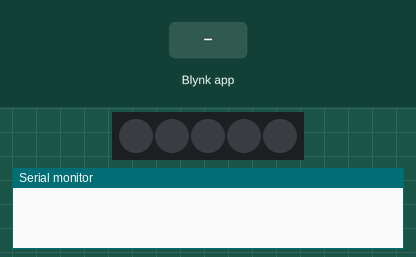
A sketch run on a simulated ESP8266 (NodeMCU). On the bench: 5 RGB LEDs in strip order, left to right, the last lines printed to the serial monitor. The inputs (shaded band) are chosen by the test bench. Dim RGB values are drawn brighter than linear; WiFi joins after 1.5 s; servers stay silent unless stated.

Above: at 3.0 s.
3.1 s: Blynk app writes 1 to V1
At 4.3 s:
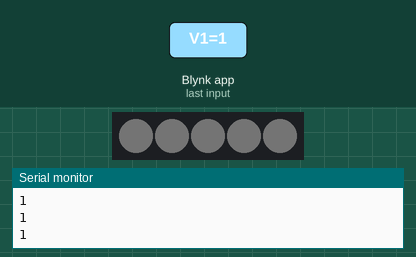
4.6 s: Blynk app writes 1 to V3
At 6.0 s:
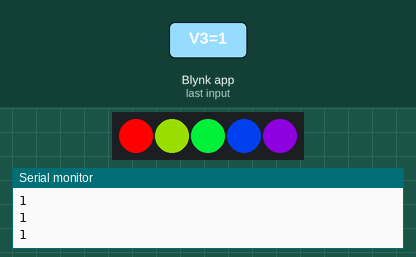
6.3 s: Blynk app writes 1 to V2
At 6.8 s:
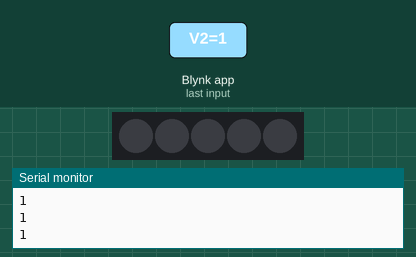
7.8 s: Blynk app writes 0 to V3
At 8.6 s:
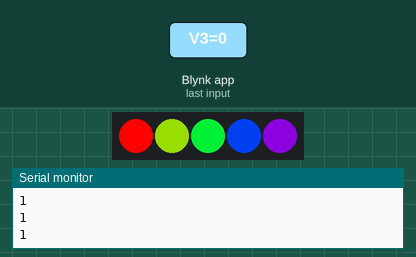
Timing chart, 0 to 10.5 s (numbered marks = the images above; inputs shaded):
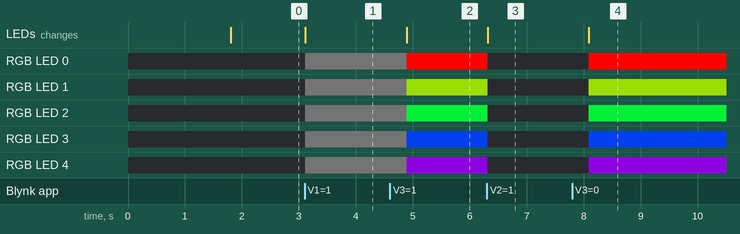

Measured:
- after the input at 3.1 s, RGB LED 0–4: off → RGB(1, 1, 1) at once; the LEDs: change at once (image 1)
- after the input at 4.6 s, RGB LED 0: RGB(1, 1, 1) → RGB(255, 0, 0) after 0.29 s; RGB LED 1: RGB(1, 1, 1) → RGB(105, 150, 0) after 0.29 s; RGB LED 2: RGB(1, 1, 1) → RGB(0, 207, 48) after 0.29 s; RGB LED 3: RGB(1, 1, 1) → RGB(0, 54, 201) after 0.29 s; RGB LED 4: RGB(1, 1, 1) → RGB(99, 0, 156) after 0.29 s; the LEDs: change after 0.29 s (image 2)
- after the input at 6.3 s, RGB LED 0: RGB(255, 0, 0) → off at once; RGB LED 1: RGB(105, 150, 0) → off at once; RGB LED 2: RGB(0, 207, 48) → off at once; RGB LED 3: RGB(0, 54, 201) → off at once; RGB LED 4: RGB(99, 0, 156) → off at once; the LEDs: change at once (image 3)
- after the input at 7.8 s, RGB LED 0: off → RGB(255, 0, 0) after 0.29 s; RGB LED 1: off → RGB(105, 150, 0) after 0.29 s; RGB LED 2: off → RGB(0, 207, 48) after 0.29 s; RGB LED 3: off → RGB(0, 54, 201) after 0.29 s; RGB LED 4: off → RGB(99, 0, 156) after 0.29 s; the LEDs: change after 0.29 s (image 4)

The sketch:

BlynkNeopixel.ino
```cpp
#include <Adafruit_NeoPixel.h>
#include <SPI.h>
#include <BlynkSimpleEsp8266.h>
#include <ESP8266WiFi.h>
#define PIN 4
#define NUMPIXELS 5
#define BLYNK_PRINT Serial
Adafruit_NeoPixel pixels = Adafruit_NeoPixel(NUMPIXELS, PIN, NEO_GRB + NEO_KHZ800);
bool breaks = false;

void setup()
{
  Serial.begin(9600);
  Blynk.begin("2b171dacf4da4712b48db126ba66285e", "YULABoys-Guest", "yula9760");
  pixels.begin();
}

void rgb(int r, int g , int b)
{
  for (int i = 0; i < 60; i++)
  {
    pixels.setPixelColor(i, pixels.Color(r, g, b));
    pixels.show();
    //delay(15);
  }
}

//          RAINBOW          RAINBOW          RAINBOW          RAINBOW          RAINBOW          RAINBOW          RAINBOW          RAINBOW

uint32_t Wheel(byte WheelPos) {
  WheelPos = 255 - WheelPos;
  if (WheelPos < 85) {
    return pixels.Color(255 - WheelPos * 3, 0, WheelPos * 3);
  }
  if (WheelPos < 170) {
    WheelPos -= 85;
    return pixels.Color(0, WheelPos * 3, 255 - WheelPos * 3);
  }
  WheelPos -= 170;
  return pixels.Color(WheelPos * 3, 255 - WheelPos * 3, 0);
}

void Rainbow()
{
  rainbowCycle(20);
}


void rainbowCycle(uint8_t wait) {

    uint16_t i, j;
    for (j = 0; j < 256 * 5; j++) { // 5 cycles of all colors on wheel
      for (i = 0; i < pixels.numPixels(); i++) {
        pixels.setPixelColor(i, Wheel(((i * 256 / pixels.numPixels()) + j) & 255));
      }
      pixels.show();
      //delay(wait);
    }
  }

//      END      END      END      END      END      END      END      END      END      END      END      END      END      END      END
BLYNK_WRITE(V2)
{
  rgb(0, 0, 0);
  breaks = true;
}

BLYNK_WRITE(V1)
{
  if (V1 == HIGH) {
    int R = param[0].asInt();
    int G = param[1].asInt();
    int B = param[2].asInt();

    Serial.println(R);
    Serial.println(G);
    Serial.println(B);
    rgb(R, G, B);
    breaks = false;
  }
}

BLYNK_WRITE(V3)
{
  Rainbow();
}

void loop()
{
  Blynk.run();
}
```
